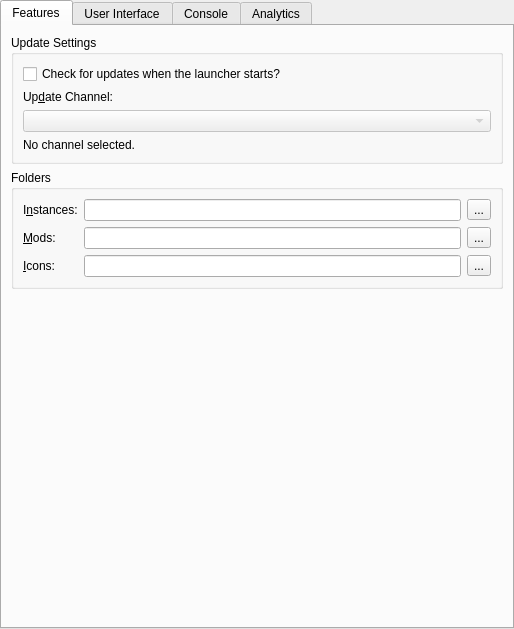
<?xml version="1.0" encoding="UTF-8"?>
<ui version="4.0">
 <class>LauncherSettingsPage</class>
 <widget class="QWidget" name="LauncherSettingsPage">
  <property name="geometry">
   <rect>
    <x>0</x>
    <y>0</y>
    <width>514</width>
    <height>629</height>
   </rect>
  </property>
  <property name="sizePolicy">
   <sizepolicy hsizetype="MinimumExpanding" vsizetype="MinimumExpanding">
    <horstretch>0</horstretch>
    <verstretch>0</verstretch>
   </sizepolicy>
  </property>
  <layout class="QVBoxLayout" name="mainLayout">
   <property name="leftMargin">
    <number>0</number>
   </property>
   <property name="topMargin">
    <number>0</number>
   </property>
   <property name="rightMargin">
    <number>0</number>
   </property>
   <property name="bottomMargin">
    <number>0</number>
   </property>
   <item>
    <widget class="QTabWidget" name="tabWidget">
     <property name="toolTip">
      <string notr="true"/>
     </property>
     <property name="tabShape">
      <enum>QTabWidget::Rounded</enum>
     </property>
     <property name="currentIndex">
      <number>0</number>
     </property>
     <widget class="QWidget" name="featuresTab">
      <attribute name="title">
       <string>Features</string>
      </attribute>
      <layout class="QVBoxLayout" name="verticalLayout_9">
       <item>
        <widget class="QGroupBox" name="updateSettingsBox">
         <property name="title">
          <string>Update Settings</string>
         </property>
         <layout class="QVBoxLayout" name="verticalLayout_7">
          <item>
           <widget class="QCheckBox" name="autoUpdateCheckBox">
            <property name="text">
             <string>Check for updates when the launcher starts?</string>
            </property>
           </widget>
          </item>
          <item>
           <widget class="QLabel" name="updateChannelLabel">
            <property name="text">
             <string>Up&amp;date Channel:</string>
            </property>
            <property name="buddy">
             <cstring>updateChannelComboBox</cstring>
            </property>
           </widget>
          </item>
          <item>
           <widget class="QComboBox" name="updateChannelComboBox">
            <property name="enabled">
             <bool>false</bool>
            </property>
           </widget>
          </item>
          <item>
           <widget class="QLabel" name="updateChannelDescLabel">
            <property name="text">
             <string>No channel selected.</string>
            </property>
            <property name="wordWrap">
             <bool>true</bool>
            </property>
           </widget>
          </item>
         </layout>
        </widget>
       </item>
       <item>
        <widget class="QGroupBox" name="foldersBox">
         <property name="title">
          <string>Folders</string>
         </property>
         <layout class="QGridLayout" name="foldersBoxLayout">
          <item row="0" column="0">
           <widget class="QLabel" name="labelInstDir">
            <property name="text">
             <string>I&amp;nstances:</string>
            </property>
            <property name="buddy">
             <cstring>instDirTextBox</cstring>
            </property>
           </widget>
          </item>
          <item row="0" column="1">
           <widget class="QLineEdit" name="instDirTextBox"/>
          </item>
          <item row="0" column="2">
           <widget class="QToolButton" name="instDirBrowseBtn">
            <property name="text">
             <string notr="true">...</string>
            </property>
           </widget>
          </item>
          <item row="1" column="0">
           <widget class="QLabel" name="labelModsDir">
            <property name="text">
             <string>&amp;Mods:</string>
            </property>
            <property name="buddy">
             <cstring>modsDirTextBox</cstring>
            </property>
           </widget>
          </item>
          <item row="1" column="1">
           <widget class="QLineEdit" name="modsDirTextBox"/>
          </item>
          <item row="1" column="2">
           <widget class="QToolButton" name="modsDirBrowseBtn">
            <property name="text">
             <string notr="true">...</string>
            </property>
           </widget>
          </item>
          <item row="2" column="1">
           <widget class="QLineEdit" name="iconsDirTextBox"/>
          </item>
          <item row="2" column="0">
           <widget class="QLabel" name="labelIconsDir">
            <property name="text">
             <string>&amp;Icons:</string>
            </property>
            <property name="buddy">
             <cstring>iconsDirTextBox</cstring>
            </property>
           </widget>
          </item>
          <item row="2" column="2">
           <widget class="QToolButton" name="iconsDirBrowseBtn">
            <property name="text">
             <string notr="true">...</string>
            </property>
           </widget>
          </item>
         </layout>
        </widget>
       </item>
       <item>
        <spacer name="verticalSpacer_2">
         <property name="orientation">
          <enum>Qt::Vertical</enum>
         </property>
         <property name="sizeHint" stdset="0">
          <size>
           <width>0</width>
           <height>0</height>
          </size>
         </property>
        </spacer>
       </item>
      </layout>
     </widget>
     <widget class="QWidget" name="generalTab">
      <attribute name="title">
       <string>User Interface</string>
      </attribute>
      <layout class="QVBoxLayout" name="verticalLayout_6">
       <item>
        <widget class="QGroupBox" name="groupBox_3">
         <property name="title">
          <string>Notifications</string>
         </property>
         <layout class="QVBoxLayout" name="verticalLayout_5">
          <item>
           <widget class="QPushButton" name="resetNotificationsBtn">
            <property name="text">
             <string>Reset hidden notifications</string>
            </property>
            <property name="checkable">
             <bool>true</bool>
            </property>
           </widget>
          </item>
         </layout>
        </widget>
       </item>
       <item>
        <widget class="QGroupBox" name="sortingModeBox">
         <property name="enabled">
          <bool>true</bool>
         </property>
         <property name="title">
          <string>Instance view sorting mode</string>
         </property>
         <layout class="QHBoxLayout" name="sortingModeBoxLayout">
          <item>
           <widget class="QRadioButton" name="sortLastLaunchedBtn">
            <property name="text">
             <string>By &amp;last launched</string>
            </property>
            <attribute name="buttonGroup">
             <string notr="true">sortingModeGroup</string>
            </attribute>
           </widget>
          </item>
          <item>
           <widget class="QRadioButton" name="sortByNameBtn">
            <property name="text">
             <string>By &amp;name</string>
            </property>
            <attribute name="buttonGroup">
             <string notr="true">sortingModeGroup</string>
            </attribute>
           </widget>
          </item>
         </layout>
        </widget>
       </item>
       <item>
        <widget class="QGroupBox" name="themeBox">
         <property name="title">
          <string>Theme</string>
         </property>
         <layout class="QFormLayout" name="formLayout">
          <item row="0" column="0">
           <widget class="QLabel" name="label_3">
            <property name="text">
             <string>&amp;Icons</string>
            </property>
            <property name="buddy">
             <cstring>themeComboBox</cstring>
            </property>
           </widget>
          </item>
          <item row="0" column="1">
           <widget class="QComboBox" name="themeComboBox">
            <property name="sizePolicy">
             <sizepolicy hsizetype="Expanding" vsizetype="Fixed">
              <horstretch>0</horstretch>
              <verstretch>0</verstretch>
             </sizepolicy>
            </property>
            <property name="focusPolicy">
             <enum>Qt::StrongFocus</enum>
            </property>
            <item>
             <property name="text">
              <string>Default</string>
             </property>
            </item>
            <item>
             <property name="text">
              <string>Simple (Dark Icons)</string>
             </property>
            </item>
            <item>
             <property name="text">
              <string>Simple (Light Icons)</string>
             </property>
            </item>
            <item>
             <property name="text">
              <string>Simple (Blue Icons)</string>
             </property>
            </item>
            <item>
             <property name="text">
              <string>Simple (Colored Icons)</string>
             </property>
            </item>
            <item>
             <property name="text">
              <string notr="true">OSX</string>
             </property>
            </item>
            <item>
             <property name="text">
              <string notr="true">iOS</string>
             </property>
            </item>
            <item>
             <property name="text">
              <string notr="true">Flat</string>
             </property>
            </item>
            <item>
             <property name="text">
              <string>Custom</string>
             </property>
            </item>
           </widget>
          </item>
          <item row="1" column="1">
           <widget class="QComboBox" name="themeComboBoxColors">
            <property name="sizePolicy">
             <sizepolicy hsizetype="Expanding" vsizetype="Fixed">
              <horstretch>0</horstretch>
              <verstretch>0</verstretch>
             </sizepolicy>
            </property>
            <property name="focusPolicy">
             <enum>Qt::StrongFocus</enum>
            </property>
           </widget>
          </item>
          <item row="1" column="0">
           <widget class="QLabel" name="label_4">
            <property name="text">
             <string>Colors</string>
            </property>
            <property name="buddy">
             <cstring>themeComboBoxColors</cstring>
            </property>
           </widget>
          </item>
         </layout>
        </widget>
       </item>
       <item>
        <spacer name="generalTabSpacer">
         <property name="orientation">
          <enum>Qt::Vertical</enum>
         </property>
         <property name="sizeHint" stdset="0">
          <size>
           <width>0</width>
           <height>0</height>
          </size>
         </property>
        </spacer>
       </item>
      </layout>
     </widget>
     <widget class="QWidget" name="consoleTab">
      <attribute name="title">
       <string>Console</string>
      </attribute>
      <layout class="QVBoxLayout" name="verticalLayout_2">
       <item>
        <widget class="QGroupBox" name="consoleSettingsBox">
         <property name="title">
          <string>Console Settings</string>
         </property>
         <layout class="QVBoxLayout" name="verticalLayout_3">
          <item>
           <widget class="QCheckBox" name="showConsoleCheck">
            <property name="text">
             <string>Show console while the game is running?</string>
            </property>
           </widget>
          </item>
          <item>
           <widget class="QCheckBox" name="autoCloseConsoleCheck">
            <property name="text">
             <string>Automatically close console when the game quits?</string>
            </property>
           </widget>
          </item>
          <item>
           <widget class="QCheckBox" name="showConsoleErrorCheck">
            <property name="text">
             <string>Show console when the game crashes?</string>
            </property>
           </widget>
          </item>
         </layout>
        </widget>
       </item>
       <item>
        <widget class="QGroupBox" name="groupBox_4">
         <property name="title">
          <string>History limit</string>
         </property>
         <layout class="QGridLayout" name="gridLayout_3">
          <item row="1" column="0">
           <widget class="QCheckBox" name="checkStopLogging">
            <property name="text">
             <string>Stop logging when log overflows</string>
            </property>
           </widget>
          </item>
          <item row="0" column="0">
           <widget class="QSpinBox" name="lineLimitSpinBox">
            <property name="sizePolicy">
             <sizepolicy hsizetype="Expanding" vsizetype="Fixed">
              <horstretch>0</horstretch>
              <verstretch>0</verstretch>
             </sizepolicy>
            </property>
            <property name="suffix">
             <string> lines</string>
            </property>
            <property name="minimum">
             <number>10000</number>
            </property>
            <property name="maximum">
             <number>1000000</number>
            </property>
            <property name="singleStep">
             <number>10000</number>
            </property>
            <property name="value">
             <number>100000</number>
            </property>
           </widget>
          </item>
         </layout>
        </widget>
       </item>
       <item>
        <widget class="QGroupBox" name="themeBox_2">
         <property name="sizePolicy">
          <sizepolicy hsizetype="Preferred" vsizetype="MinimumExpanding">
           <horstretch>0</horstretch>
           <verstretch>0</verstretch>
          </sizepolicy>
         </property>
         <property name="title">
          <string>Console font</string>
         </property>
         <layout class="QGridLayout" name="gridLayout_2">
          <item row="1" column="0" colspan="2">
           <widget class="QTextEdit" name="fontPreview">
            <property name="sizePolicy">
             <sizepolicy hsizetype="Expanding" vsizetype="MinimumExpanding">
              <horstretch>0</horstretch>
              <verstretch>0</verstretch>
             </sizepolicy>
            </property>
            <property name="horizontalScrollBarPolicy">
             <enum>Qt::ScrollBarAlwaysOff</enum>
            </property>
            <property name="undoRedoEnabled">
             <bool>false</bool>
            </property>
            <property name="textInteractionFlags">
             <set>Qt::TextSelectableByKeyboard|Qt::TextSelectableByMouse</set>
            </property>
           </widget>
          </item>
          <item row="0" column="0">
           <widget class="QFontComboBox" name="consoleFont">
            <property name="sizePolicy">
             <sizepolicy hsizetype="Expanding" vsizetype="Fixed">
              <horstretch>0</horstretch>
              <verstretch>0</verstretch>
             </sizepolicy>
            </property>
           </widget>
          </item>
          <item row="0" column="1">
           <widget class="QSpinBox" name="fontSizeBox">
            <property name="minimum">
             <number>5</number>
            </property>
            <property name="maximum">
             <number>16</number>
            </property>
            <property name="value">
             <number>11</number>
            </property>
           </widget>
          </item>
         </layout>
        </widget>
       </item>
      </layout>
     </widget>
     <widget class="QWidget" name="analyticsTab">
      <attribute name="title">
       <string>Analytics</string>
      </attribute>
      <layout class="QVBoxLayout" name="verticalLayout_8">
       <item>
        <widget class="QGroupBox" name="consoleSettingsBox_2">
         <property name="title">
          <string>Analytics Settings</string>
         </property>
         <layout class="QVBoxLayout" name="verticalLayout_4">
          <item>
           <widget class="QCheckBox" name="analyticsCheck">
            <property name="text">
             <string>Send anonymous usage statistics?</string>
            </property>
           </widget>
          </item>
          <item>
           <widget class="Line" name="line">
            <property name="orientation">
             <enum>Qt::Horizontal</enum>
            </property>
           </widget>
          </item>
          <item>
           <widget class="QLabel" name="label_5">
            <property name="text">
             <string>&lt;html&gt;&lt;head/&gt;
&lt;body&gt;
&lt;p&gt;The launcher sends anonymous usage statistics on every start of the application.&lt;/p&gt;&lt;p&gt;The following data is collected:&lt;/p&gt;
&lt;ul&gt;
&lt;li&gt;Launcher version.&lt;/li&gt;
&lt;li&gt;Operating system name, version and architecture.&lt;/li&gt;
&lt;li&gt;CPU architecture (kernel architecture on linux).&lt;/li&gt;
&lt;li&gt;Size of system memory.&lt;/li&gt;
&lt;li&gt;Java version, architecture and memory settings.&lt;/li&gt;
&lt;/ul&gt;
&lt;/body&gt;&lt;/html&gt;</string>
            </property>
            <property name="wordWrap">
             <bool>true</bool>
            </property>
           </widget>
          </item>
         </layout>
        </widget>
       </item>
       <item>
        <spacer name="verticalSpacer">
         <property name="orientation">
          <enum>Qt::Vertical</enum>
         </property>
         <property name="sizeHint" stdset="0">
          <size>
           <width>20</width>
           <height>40</height>
          </size>
         </property>
        </spacer>
       </item>
      </layout>
     </widget>
    </widget>
   </item>
  </layout>
 </widget>
 <tabstops>
  <tabstop>tabWidget</tabstop>
  <tabstop>autoUpdateCheckBox</tabstop>
  <tabstop>updateChannelComboBox</tabstop>
  <tabstop>instDirTextBox</tabstop>
  <tabstop>instDirBrowseBtn</tabstop>
  <tabstop>modsDirTextBox</tabstop>
  <tabstop>modsDirBrowseBtn</tabstop>
  <tabstop>iconsDirTextBox</tabstop>
  <tabstop>iconsDirBrowseBtn</tabstop>
  <tabstop>resetNotificationsBtn</tabstop>
  <tabstop>sortLastLaunchedBtn</tabstop>
  <tabstop>sortByNameBtn</tabstop>
  <tabstop>themeComboBox</tabstop>
  <tabstop>themeComboBoxColors</tabstop>
  <tabstop>showConsoleCheck</tabstop>
  <tabstop>autoCloseConsoleCheck</tabstop>
  <tabstop>showConsoleErrorCheck</tabstop>
  <tabstop>lineLimitSpinBox</tabstop>
  <tabstop>checkStopLogging</tabstop>
  <tabstop>consoleFont</tabstop>
  <tabstop>fontSizeBox</tabstop>
  <tabstop>fontPreview</tabstop>
 </tabstops>
 <resources/>
 <connections/>
 <buttongroups>
  <buttongroup name="sortingModeGroup"/>
 </buttongroups>
</ui>
